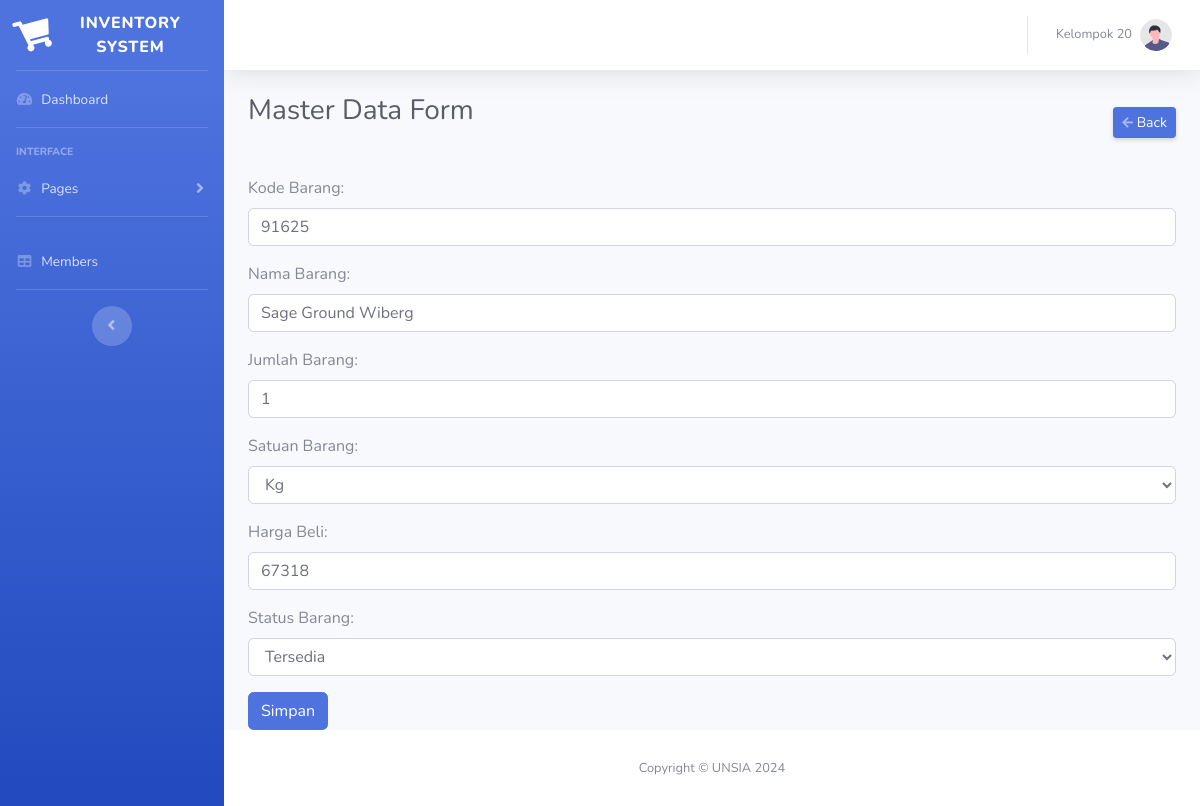
Screenshot of /index.php?page=master-data-form&action=edit&id_barang=1 with the database file from the repository.
### tables this page shows
CREATE TABLE IF NOT EXISTS `master_data` (
  `id_barang` int(10) NOT NULL AUTO_INCREMENT,
  `kode_barang` varchar(20) NOT NULL,
  `nama_barang` varchar(50) NOT NULL,
  `jumlah_barang` int(10) NOT NULL,
  `satuan_barang` varchar(20) NOT NULL,
  `harga_beli` double NOT NULL,
  `status_barang` enum('1','0') NOT NULL,
  PRIMARY KEY (`id_barang`)
);

### pages/master-data-form.php (the view, shortened to what this page needs)
<?php
    if(isset($_GET['action'])){
        $action = $_GET['action'];
    } else {
        $action = "";
    }
    $kode_barang        = '';
    $nama_barang        = '';
    $jumlah_barang      = '';
    $satuan_barang      = '';
    $harga_beli         = '';
    $status_barang      = '';
    if($action == 'edit') {
        $id_barang  = $_GET['id_barang'];
        $sqlUpdate  = "select * from master_data where id_barang = '$id_barang'";
        $startUpdate = mysqli_query($conn, $sqlUpdate);
        $getData = mysqli_fetch_array($startUpdate);
        if ($getData !== null) {
            $kode_barang        = $getData['kode_barang'];
            $nama_barang        = $getData['nama_barang'];
            $jumlah_barang      = $getData['jumlah_barang'];
            $satuan_barang      = $getData['satuan_barang'];
            $harga_beli         = $getData['harga_beli'];
            $status_barang      = $getData['status_barang'];
        }
    }
?>
<div class="container-fluid">
    <div class="d-sm-flex align-items-center justify-content-between mb-4">
        <h1 class="h3 mb-4 text-gray-800">Master Data Form</h1>
        <a href="<?php echo BASE_URL."index.php?page=master-data";?>"
            class="d-none d-sm-inline-block btn btn-sm btn-primary shadow-sm"><i
                class="fas fa-arrow-left fa-sm text-white-50"></i>
            Back</a>
    </div>
    <form action="" method="POST">
        <div class="form-group">
            <label for="kode_barang">Kode Barang:</label>
            <input type="text" class="form-control" id="kode_barang" name="kode_barang" pattern="[a-zA-Z0-9]{1,20}"
                value="<?php echo $kode_barang ?>" title="Max 20 characters">
        </div>
        <div class="form-group">
            <label for="nama_barang">Nama Barang:</label>
            <input type="text" class="form-control" id="nama_barang" name="nama_barang"
                value="<?php echo $nama_barang ?>" pattern="[a-zA-Z0-9\s]{1,50}" title="Max 50 characters">
        </div>
        <div class="form-group">
            <label for="jumlah_barang">Jumlah Barang:</label>
            <input type="number" class="form-control" id="jumlah_barang" name="jumlah_barang"
                value="<?php echo $jumlah_barang ?>" required>
        </div>
        <div class="form-group">
            <label for="satuan_barang">Satuan Barang:</label>
            <select class="form-control" id="satuan_barang" name="satuan_barang">
                <option value="kg" <?php if($satuan_barang == "kg") echo "selected"; ?>>Kg</option>
            </select>
        </div>
        <div class="form-group">
            <label for="harga_beli">Harga Beli:</label>
            <input type="text" class="form-control" id="harga_beli" name="harga_beli" value="<?php echo $harga_beli ?>"
                required>
        </div>
        <div class="form-group">
            <label for="status_barang">Status Barang:</label>
            <select class="form-control" id="status_barang" name="status_barang">
                <option value="1" <?php if($status_barang == 1) echo "selected"; ?>>Tersedia</option>
            </select>
        </div>
        <button type="submit" name="submit" value="submit" class="btn btn-primary">Simpan</button>
    </form>
</div>

### rows the page displays
master_data: kode_barang "91625", nama_barang "Sage Ground Wiberg", jumlah_barang "1", satuan_barang "Kg", harga_beli "67318"
